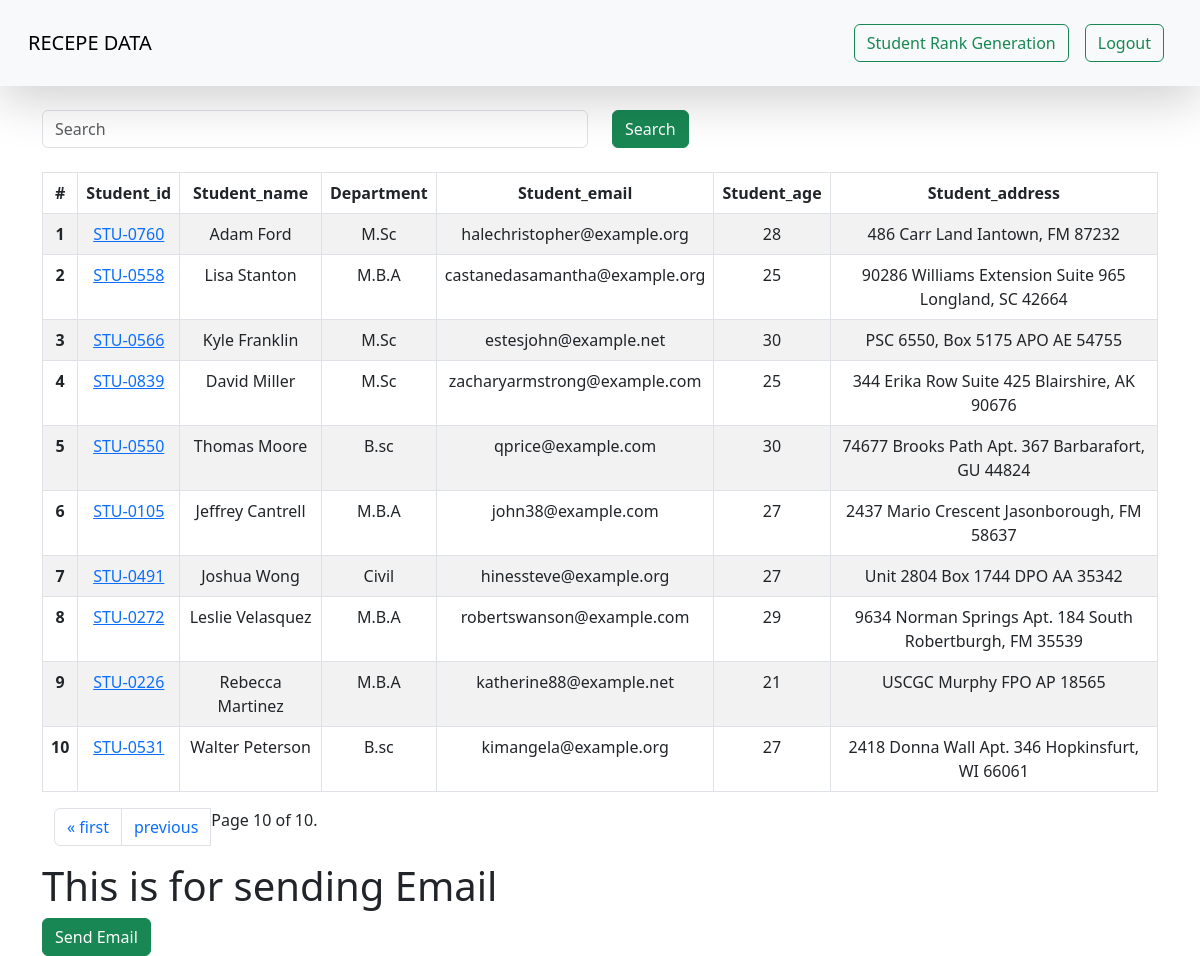
Page /student/?page=10 (signed in) on the committed database.
### vege/models.py (models this page shows, shortened)
class Student(models.Model):
    department=models.ForeignKey(Department,related_name='depart',on_delete=models.CASCADE)
    student_id=models.OneToOneField(StudentId,related_name='studentid',on_delete=models.CASCADE)
    student_name=models.CharField(max_length=100)
    student_email=models.EmailField(unique=True)
    student_age=models.IntegerField(default=10)
    student_address=models.TextField()
    class meta:
        ordering=['student_name']
        verbose_name='student'

class StudentId(models.Model):
    student_id=models.CharField(max_length=1000)
    def __str__(self)->str:
       return self.student_id

class Department(models.Model):
    department=models.CharField(max_length=100)
    class meta:
        ordering=['department']

### vege/views.py (the view, shortened to what this page needs)
# urls.py: path("student/", views.get_student, name="get_student"),
@login_required(login_url='/login/')
def get_student(request):
    queryset=Student.objects.all()
    paginator = Paginator(queryset, 10)  # Show 25 contacts per page.
    page_number = request.GET.get("page")
    page_obj = paginator.get_page(page_number)
    context={'queryset':page_obj}
    return render(request,'report/students.html',context)

### vege/templates/report/students.html (shortened to what this page needs)
{% extends 'base.html' %}
{% block start %}
    <div class="container">
        <form action="" class="mb-4">
        <div class="row">
            <div class="col-md-6">
                <input  value="" name="search" class="form-control" placeholder="Search">
            </div>
            <div class="col-md-6">
                <button class="btn btn-success">Search</button>
            </div>
        </form>
        </div>
    <div class="container">
        <table class="table table-striped table-bordered text-center">
            <thead>
              <tr>
                <th scope="col">#</th>
                <th scope="col">Student_id</th>
                <th scope="col">Student_name</th>
                <th scope="col">Department</th>
                <th scope="col">Student_email</th>
                <th scope="col">Student_age</th>
                <th scope="col">Student_address</th>
              </tr>
            </thead>
            <tbody>
                {% for student in  queryset %}
                    <tr>
                        <th scope="row">{{forloop.counter}}</th>
                        <td>
                            <a href="{% url 'see_marks'  student.student_id %}">{{student.student_id}}</a></td>
                        <td>{{student.student_name}}</td>
                        <td>{{student.department.department}}</td>
                        <td>{{student.student_email}}</td>
                        <td>{{student.student_age}}</td>
                        <td>{{student.student_address}}</td>
                    </tr>
                {% endfor %}
                </tbody>
          </table>
                <div class="container">
                    <nav aria-label="Page navigation example">
                        <ul class="pagination">
                            {% if queryset.has_previous %}
                            <li class="page-item"><a class="page-link" href="?page=1">&laquo; first</a></li>
                            <li class="page-item"><a class="page-link" href="?page={{ queryset.previous_page_number }}">previous</a></li>
                            {% endif %}
                            <span class="current">
                                Page {{ queryset.number }} of {{ queryset.paginator.num_pages }}.
                            </span>
                        </ul>
                    </nav>
                </div>
    </div>
    <div class="container">
        <h1>This is for sending Email</h1>
        <a href="{% url 'send_email' %}" class="btn btn-success">Send Email</a>
    </div>
{% endblock start %}

### rows in the picture
Student: student_id "STU-0760", student_name "Adam Ford", department.department "M.Sc", student_email "halechristopher@example.org", student_age "28", student_address "486 Carr Land Iantown, FM 87232"
Student: student_id "STU-0558", student_name "Lisa Stanton", department.department "M.B.A", student_email "castanedasamantha@example.org", student_age "25", student_address "90286 Williams Extension Suite 965 Longland, SC 42664"
Student: student_id "STU-0566", student_name "Kyle Franklin", department.department "M.Sc", student_email "estesjohn@example.net", student_age "30", student_address "PSC 6550, Box 5175 APO AE 54755"
Student: student_id "STU-0839", student_name "David Miller", department.department "M.Sc", student_email "zacharyarmstrong@example.com", student_age "25", student_address "344 Erika Row Suite 425 Blairshire, AK 90676"
Student: student_id "STU-0550", student_name "Thomas Moore", department.department "B.sc", student_email "qprice@example.com", student_age "30", student_address "74677 Brooks Path Apt. 367 Barbarafort, GU 44824"
Student: student_id "STU-0105", student_name "Jeffrey Cantrell", department.department "M.B.A", student_email "john38@example.com", student_age "27", student_address "2437 Mario Crescent Jasonborough, FM 58637"
Student: student_id "STU-0491", student_name "Joshua Wong", department.department "Civil", student_email "hinessteve@example.org", student_age "27", student_address "Unit 2804 Box 1744 DPO AA 35342"
Student: student_id "STU-0272", student_name "Leslie Velasquez", department.department "M.B.A", student_email "robertswanson@example.com", student_age "29", student_address "9634 Norman Springs Apt. 184 South Robertburgh, FM 35539"
Student: student_id "STU-0226", student_name "Rebecca Martinez", department.department "M.B.A", student_email "katherine88@example.net", student_age "21", student_address "USCGC Murphy FPO AP 18565"
Student: student_id "STU-0531", student_name "Walter Peterson", department.department "B.sc", student_email "kimangela@example.org", student_age "27", student_address "2418 Donna Wall Apt. 346 Hopkinsfurt, WI 66061"

### other values in the picture
{{ queryset.number }} "10"
{{ queryset.paginator.num_pages }} "10"
